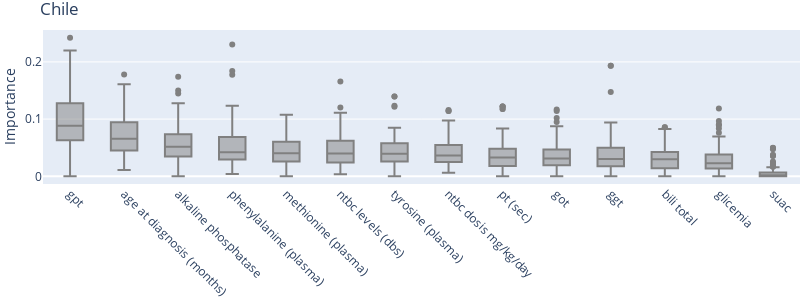
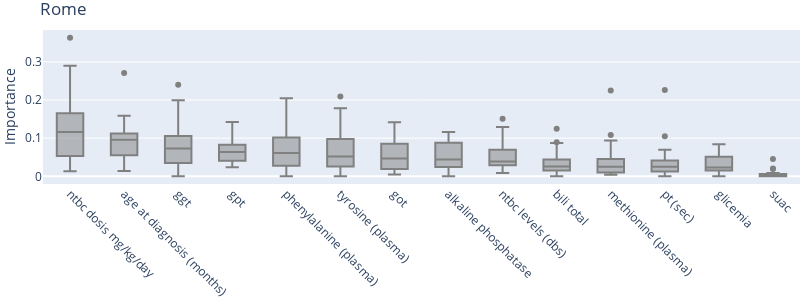
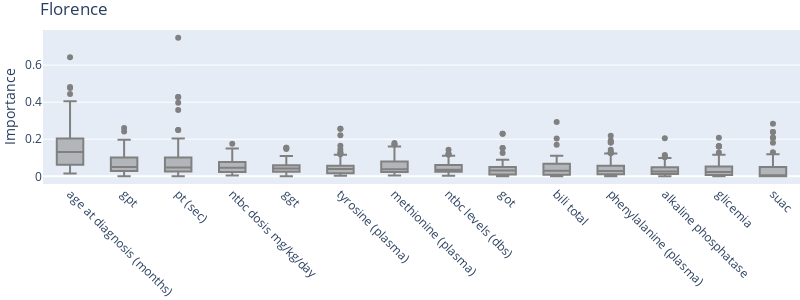
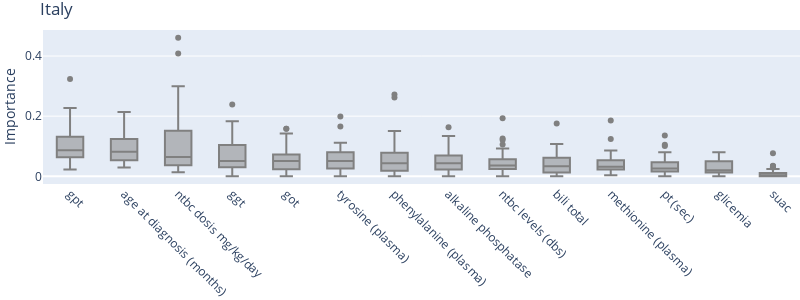

Notebook code cell kept with these figures, in order:
### Code cell
from tqdm import tqdm
from pandas.errors import PerformanceWarning



def ranking_boxplots(
                    studies ,       
                    df_test ,      
                    df_train ,     
                    binary_target ,
                    Independent_testset ,
                    title,
                    ):
    filtered_trials = [
                        trial 
                        for study in studies
                        for trial in TwoObjectiveSolutions(study, auc_cutoff=0.75, s_cutoff=0).get_filtered_trials().filtered_trials
                    ]

    import warnings
    from pandas.errors import PerformanceWarning


    warnings.filterwarnings("ignore", category=PerformanceWarning)

    import copy
    AUCs = []
    df_ranks_abnormal = pd.DataFrame()
    df_ranks_healty = pd.DataFrame()

    with warnings.catch_warnings():
        warnings.filterwarnings("ignore", category=PerformanceWarning)
        for i, trial in tqdm(enumerate(copy.deepcopy(filtered_trials)), total=len(filtered_trials)):
            # print(trial.values)

            params_i = trial.params
            seed, kfold_splits, xgb_params = params_i.pop('seed'), params_i.pop('kfold_splits'), params_i

            model_instance = ModelInstance(
                df = df_train, 
                target = binary_target,
                xgb_params = xgb_params,
                kfold_splits = kfold_splits,
                Independent_testset = Independent_testset,
                Independent_testset_df = df_test,
                seed = seed,
                
            )
            AUCs.append(model_instance.get_AUC_on_test_data())
            feature_metrics      = model_instance.get_feature_explanation()
            df_ranks_abnormal[i] = feature_metrics["SHAP_abnormal"]
            df_ranks_healty[i]   = feature_metrics["SHAP_healty"]

    import plotly.express as px
    import numpy as np

    df_ranks_long = df_ranks_abnormal.T
    order = df_ranks_long.rank(axis="columns", ascending=False).median(axis="rows").sort_values().index
    #df_ranks_long["auc_score"] = AUCs
    df = df_ranks_long
    import plotly.graph_objects as go

    # Calculate the median of each variable and sort the columns in descending order
    median_values = df.median().sort_values(ascending=False)
    sorted_columns = median_values.index

    # Create a list to store the box traces
    box_traces = []

    # Iterate over each sorted column
    for column in sorted_columns:
        # Create a box trace for each variable
        box_trace = go.Box(
            y=df[column],
            name=column,
            marker_color='gray',  # Set the marker color to gray
            showlegend=False  # Hide the legend
        )
        # Add the box trace to the list
        box_traces.append(box_trace)

    # Create the layout
    layout = go.Layout(title=title,
        yaxis=dict(
            title='Importance'
        ),
        xaxis=dict(
            tickangle=45,  # Rotate the x-axis labels by 45 degrees
        ),
        autosize=False,  # Turn off autosizing
        width=800,  # Set the width of the figure
        height=300,  # Set the height of the figure
        margin=dict(
            l=0,  # Set left margin to 0
            r=0,  # Set right margin to 0
            t=30,  # Set top margin to 0
            b=0  # Set bottom margin to 0
        )
    )

    # Create the figure
    fig = go.Figure(data=box_traces, layout=layout)

    # Show the figure
    fig.show()

ranking_boxplots(studies = chile,df_test = df_chile, df_train = df_chile, binary_target = 'Alpha-Fet', Independent_testset= False, title = "Chile")
ranking_boxplots(studies = rome, df_test = df_rome, df_train = df_chile, binary_target = 'Alpha-Fet',Independent_testset= True, title = "Rome")
ranking_boxplots(studies = flor, df_test = df_flor, df_train = df_chile, binary_target = 'Alpha-Fet',Independent_testset= True, title = "Florence")
ranking_boxplots(studies = italy, df_test = df_italy, df_train = df_chile, binary_target = 'Alpha-Fet',Independent_testset= True, title = "Italy")
